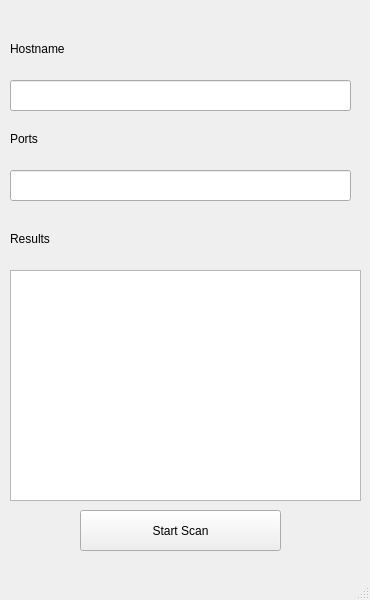
<?xml version="1.0" encoding="UTF-8"?>
<ui version="4.0">
 <class>scanner</class>
 <widget class="QMainWindow" name="scanner">
  <property name="geometry">
   <rect>
    <x>0</x>
    <y>0</y>
    <width>370</width>
    <height>600</height>
   </rect>
  </property>
  <property name="windowTitle">
   <string>scanner</string>
  </property>
  <widget class="QWidget" name="centralwidget">
   <widget class="QLineEdit" name="hostnameEdit">
    <property name="geometry">
     <rect>
      <x>10</x>
      <y>80</y>
      <width>341</width>
      <height>31</height>
     </rect>
    </property>
   </widget>
   <widget class="QPushButton" name="scanButton">
    <property name="geometry">
     <rect>
      <x>80</x>
      <y>510</y>
      <width>201</width>
      <height>41</height>
     </rect>
    </property>
    <property name="text">
     <string>Start Scan</string>
    </property>
   </widget>
   <widget class="QTextBrowser" name="resultBox">
    <property name="geometry">
     <rect>
      <x>10</x>
      <y>270</y>
      <width>351</width>
      <height>231</height>
     </rect>
    </property>
   </widget>
   <widget class="QLineEdit" name="portsEdit">
    <property name="geometry">
     <rect>
      <x>10</x>
      <y>170</y>
      <width>341</width>
      <height>31</height>
     </rect>
    </property>
   </widget>
   <widget class="QLabel" name="label">
    <property name="geometry">
     <rect>
      <x>10</x>
      <y>220</y>
      <width>115</width>
      <height>37</height>
     </rect>
    </property>
    <property name="text">
     <string>Results</string>
    </property>
   </widget>
   <widget class="QLabel" name="label_2">
    <property name="geometry">
     <rect>
      <x>10</x>
      <y>120</y>
      <width>115</width>
      <height>37</height>
     </rect>
    </property>
    <property name="text">
     <string>Ports</string>
    </property>
   </widget>
   <widget class="QLabel" name="label_3">
    <property name="geometry">
     <rect>
      <x>10</x>
      <y>30</y>
      <width>151</width>
      <height>37</height>
     </rect>
    </property>
    <property name="text">
     <string>Hostname</string>
    </property>
   </widget>
  </widget>
  <widget class="QStatusBar" name="statusbar"/>
 </widget>
 <resources/>
 <connections/>
</ui>
